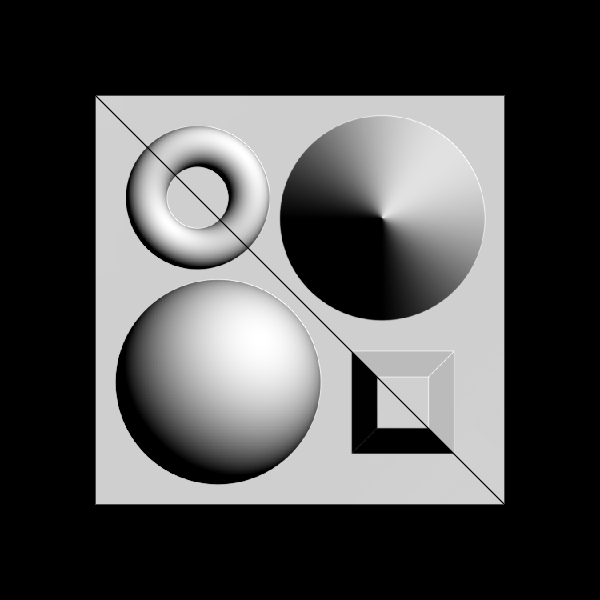

Source code (Python):
#!/usr/bin/env python

# Demonstrate normal mapping on a plane with edge visibility enabled.

import vtkmodules.vtkInteractionStyle  # noqa: F401
import vtkmodules.vtkRenderingOpenGL2  # noqa: F401

import os

from vtkmodules.vtkFiltersCore import vtkPolyDataTangents, vtkTriangleFilter
from vtkmodules.vtkFiltersSources import vtkPlaneSource
from vtkmodules.vtkIOImage import vtkPNGReader
from vtkmodules.vtkRenderingCore import (
    vtkActor,
    vtkLight,
    vtkPolyDataMapper,
    vtkRenderWindow,
    vtkRenderWindowInteractor,
    vtkRenderer,
    vtkTexture,
)

data_dir = os.environ.get("VPE_DATA_DIR", os.path.dirname(os.path.abspath(__file__)))

# Scene light
light = vtkLight()
light.SetPosition(0.5, 0.5, 1.0)
light.SetFocalPoint(0.0, 0.0, 0.0)

# Plane with tangents for normal mapping
plane = vtkPlaneSource()
triangulation = vtkTriangleFilter()
triangulation.SetInputConnection(plane.GetOutputPort())
tangents = vtkPolyDataTangents()
tangents.SetInputConnection(triangulation.GetOutputPort())

# Normal map texture
png = vtkPNGReader()
png.SetFileName(os.path.join(data_dir, "normalMapping.png"))
texture = vtkTexture()
texture.SetInputConnection(png.GetOutputPort())

mapper = vtkPolyDataMapper()
mapper.SetInputConnection(tangents.GetOutputPort())

actor = vtkActor()
actor.SetMapper(mapper)
actor.GetProperty().SetNormalTexture(texture)
actor.GetProperty().EdgeVisibilityOn()

renderer = vtkRenderer()
renderer.AutomaticLightCreationOff()
renderer.AddActor(actor)

render_window = vtkRenderWindow()
render_window.SetSize(600, 600)
render_window.AddRenderer(renderer)
render_window.SetWindowName("normal mapping with edges")

interactor = vtkRenderWindowInteractor()
interactor.SetRenderWindow(render_window)

# Scene
renderer.AddLight(light)

interactor.Initialize()
interactor.Start()
